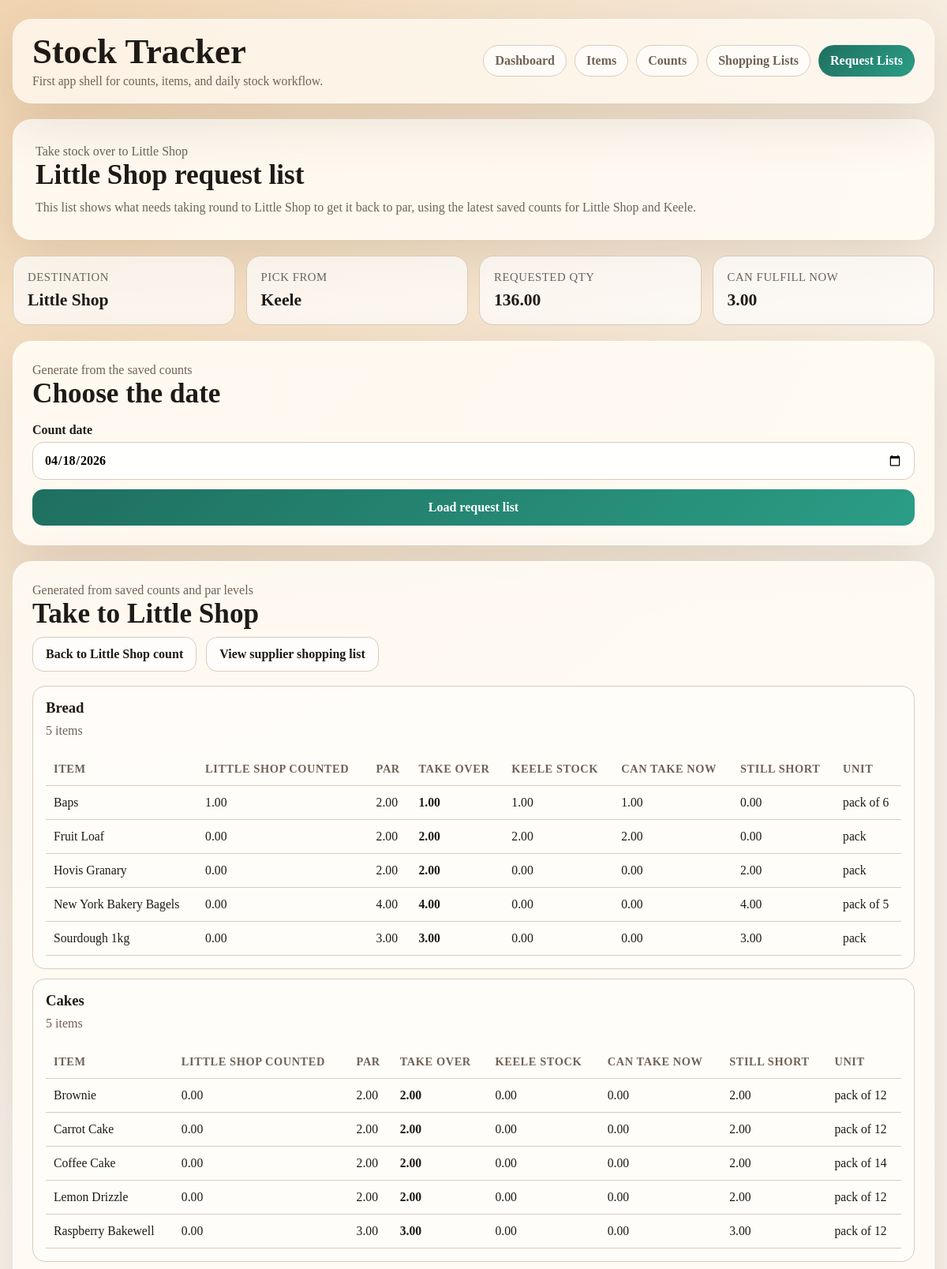
/request-lists (upper part), run on the app's committed database.
### tables this page shows
CREATE TABLE locations (
    id INTEGER PRIMARY KEY AUTOINCREMENT,
    name TEXT NOT NULL UNIQUE
);

CREATE TABLE par_levels (
    id INTEGER PRIMARY KEY AUTOINCREMENT,
    location_id INTEGER NOT NULL, 
    item_id INTEGER NOT NULL,
    par_qty_base REAL NOT NULL, 
    created_at TEXT NOT NULL DEFAULT (datetime('now')),
    UNIQUE(location_id, item_id),
    FOREIGN KEY (location_id) REFERENCES locations(id),
    FOREIGN KEY (item_id) REFERENCES items(id) 
);

CREATE TABLE items (
    id INTEGER PRIMARY KEY AUTOINCREMENT,
    name TEXT NOT NULL UNIQUE,
    category TEXT NOT NULL,
    base_unit TEXT NOT NULL,
    supplier_id INTEGER,
    FOREIGN KEY (supplier_id) REFERENCES suppliers(id)
);

CREATE TABLE stock_count_lines (
    id INTEGER PRIMARY KEY AUTOINCREMENT,
    count_id INTEGER NOT NULL,
    item_id INTEGER NOT NULL,
    counted_qty_base REAL NOT NULL,
    FOREIGN KEY (count_id) REFERENCES stock_counts(id),
    FOREIGN KEY (item_id) REFERENCES items(id)
);

CREATE TABLE item_suppliers (
    id INTEGER PRIMARY KEY AUTOINCREMENT,
    item_id INTEGER NOT NULL,
    supplier_id INTEGER NOT NULL,
    ref_number TEXT NOT NULL DEFAULT '',
    sort_order INTEGER NOT NULL DEFAULT 0,
    UNIQUE(item_id, supplier_id),
    FOREIGN KEY (item_id) REFERENCES items(id) ON DELETE CASCADE,
    FOREIGN KEY (supplier_id) REFERENCES suppliers(id)
);

### src/stock/web.py (the view)
@app.get("/request-lists")
def request_lists():
    location = "Little Shop"
    count_date = request.args.get("date", _today()).strip() or _today()
    source_location = "Keele"
    rows = generate_request_list(location, count_date, source_location)
    return render_template(
        "request_list.html",
        **_build_request_list_context(location, count_date, rows, source_location),
    )

### src/stock/db.py (called while the page is built)
def get_conn():
    conn = sqlite3.connect(DB_PATH)
    conn.row_factory = sqlite3.Row
    conn.execute("PRAGMA foreign_keys = ON;")
    return conn

def _column_exists(conn: sqlite3.Connection, table_name: str, column_name: str) -> bool:
    rows = conn.execute(f"PRAGMA table_info({table_name});").fetchall()
    return any(str(row["name"]) == column_name for row in rows)

def get_item_supplier_summary(item_id: int) -> str:
    with get_conn() as conn:
        rows = conn.execute(
            """
            SELECT s.name, isp.ref_number
            FROM item_suppliers isp
            JOIN suppliers s ON s.id = isp.supplier_id
            WHERE isp.item_id = ?
            ORDER BY isp.sort_order, s.name;
            """,
            (item_id,),
        ).fetchall()
    if not rows:
        return "Unknown"
    labels = []
    for row in rows:
        ref = (row["ref_number"] or "").strip()
        labels.append(f"{row['name']} ({ref})" if ref else str(row["name"]))
    return ", ".join(labels)

def init_db():
    with get_conn() as conn:
        schema = SCHEMA_PATH.read_text()
        conn.executescript(schema)
        _run_schema_migrations(conn)

def get_location_id(name: str) -> int:
    with get_conn() as conn:
        row = conn.execute("SELECT id FROM locations WHERE name = ?;", (name,)).fetchone()
        if row is None:
            raise ValueError(f"Unknown location: {name}")
        return int(row["id"])

def latest_count_qty(location_name: str, item_id: int, as_of_date: str) -> float:
    init_db()
    loc_id = get_location_id(location_name)
    with get_conn() as conn:
        row = conn.execute(
            """
            SELECT scl.counted_qty_base AS qty
            FROM stock_counts sc
            JOIN stock_count_lines scl ON scl.count_id = sc.id
            WHERE sc.location_id = ?
              AND sc.count_date <= ?
              AND scl.item_id = ?
            ORDER BY sc.count_date DESC, sc.created_at DESC
            LIMIT 1;
            """,
            (loc_id, as_of_date, item_id),
        ).fetchone()
    return float(row["qty"]) if row is not None else 0.0

### src/stock/web.py (called while the page is built)
def _today() -> str:
    timezone_name = os.environ.get("STOCK_TIMEZONE", "Europe/London")
    try:
        return datetime.now(ZoneInfo(timezone_name)).date().isoformat()
    except ZoneInfoNotFoundError:
        return datetime.now().date().isoformat()

### templates/request_list.html (shortened to what this page needs)
{% extends "base.html" %}
{% block content %}
  <section class="hero">
    <p class="eyebrow">Take stock over to Little Shop</p>
    <h2>Little Shop request list</h2>
    <p>
      This list shows what needs taking round to Little Shop to get it back to par,
      using the latest saved counts for Little Shop and Keele.
    </p>
  </section>
  <section class="metrics">
    <article class="metric">
      <div class="metric-label">Destination</div>
      <div class="metric-value" style="font-size: 1.35rem;">Little Shop</div>
    </article>
    <article class="metric">
      <div class="metric-label">Pick from</div>
      <div class="metric-value" style="font-size: 1.35rem;">{{ source_location }}</div>
    </article>
    <article class="metric">
      <div class="metric-label">Requested qty</div>
      <div class="metric-value" style="font-size: 1.35rem;">{{ '%.2f'|format(total_request_qty) }}</div>
    </article>
    <article class="metric">
      <div class="metric-label">Can fulfill now</div>
      <div class="metric-value" style="font-size: 1.35rem;">{{ '%.2f'|format(total_fulfill_qty) }}</div>
    </article>
  </section>
  <section class="panel">
    <p class="eyebrow">Generate from the saved counts</p>
    <h2>Choose the date</h2>
    <form method="get" action="/request-lists" class="form-grid">
      <label for="date">
        Count date
        <input id="date" name="date" type="date" value="{{ count_date }}" required>
      </label>
      <button type="submit">Load request list</button>
    </form>
  </section>
  <section class="panel">
    <p class="eyebrow">Generated from saved counts and par levels</p>
    <h2>Take to Little Shop</h2>
    <div class="actions-row" style="margin-top:0;">
      <a class="button-link" href="/counts?location=Little+Shop&date={{ count_date }}">Back to Little Shop count</a>
      <a class="button-link" href="/shopping-lists?date={{ count_date }}">View supplier shopping list</a>
    </div>
    {% if grouped_rows %}
      <div class="category-list">
        {% for category, rows in grouped_rows.items() %}
          <article class="category-card">
            <h3 style="margin:0 0 6px;">{{ category }}</h3>
            <p class="eyebrow">{{ rows|length }} item{% if rows|length != 1 %}s{% endif %}</p>
            <table>
              <thead>
                <tr>
                  <th>Item</th>
                  <th>Little Shop counted</th>
                  <th>Par</th>
                  <th>Take over</th>
                  <th>{{ source_location }} stock</th>
                  <th>Can take now</th>
                  <th>Still short</th>
                  <th>Unit</th>
                </tr>
              </thead>
              <tbody>
                {% for row in rows %}
                  <tr>
                    <td>{{ row["name"] }}</td>
                    <td>{{ '%.2f'|format(row["counted_qty"]) }}</td>
                    <td>{{ '%.2f'|format(row["par_qty"]) }}</td>
                    <td><strong>{{ '%.2f'|format(row["request_qty"]) }}</strong></td>
                    <td>{{ '%.2f'|format(row["source_available_qty"]) }}</td>
                    <td>{{ '%.2f'|format(row["fulfill_qty"]) }}</td>
                    <td>{{ '%.2f'|format(row["source_shortfall"]) }}</td>
                    <td>{{ row["base_unit"] }}</td>
                  </tr>
                {% endfor %}
              </tbody>
            </table>
          </article>
        {% endfor %}
      </div>
    {% else %}
      <div class="empty-state">
        Little Shop is already at par for this date, or the saved counts are missing.
      </div>
    {% endif %}
  </section>
{% endblock %}

### templates/base.html (style rules this page uses)
:root { --bg: #f4efe7; --panel: rgba(255, 251, 244, 0.92); --ink: #1f1a16; --muted: #6f6255; --line: #d9cbbb; --accent: #1f6f5f; --accent-soft: #d8efe8; --warn: #fff0df; --danger: #a93b24; --success: #176646; --shadow: 0 24px 70px rgba(70, 51, 31, 0.12); }
* { box-sizing: border-box; }
body { margin: 0; color: var(--ink); background: radial-gradient(circle at top left, rgba(235, 183, 117, 0.5) 0, transparent 28%), radial-gradient(circle at bottom right, rgba(62, 145, 123, 0.18) 0, transparent 24%), linear-gradient(180deg, #f8f3ec 0%, var(--bg) 100%); font-family: Georgia, "Times New Roman", serif; min-height: 100vh; }
a { color: inherit; }
.hero, .panel { background: var(--panel); border: 1px solid rgba(255,255,255,0.58); border-radius: 24px; box-shadow: var(--shadow); }
.hero { padding: 28px; }
.hero h2, .panel h2 { margin: 0 0 10px; font-size: clamp(1.5rem, 3vw, 2.2rem); line-height: 1.05; }
.hero p, .panel p { margin: 0; color: var(--muted); font-size: 1rem; line-height: 1.5; }
.metrics { display: grid; grid-template-columns: repeat(auto-fit, minmax(180px, 1fr)); gap: 14px; }
.metric { padding: 18px; border-radius: 18px; background: rgba(255,255,255,0.7); border: 1px solid var(--line); }
.metric-label { color: var(--muted); font-size: 0.92rem; text-transform: uppercase; letter-spacing: 0.04em; }
.metric-value { margin-top: 8px; font-size: 2rem; font-weight: 700; }
.panel { padding: 24px; }
.form-grid { display: grid; gap: 12px; margin-top: 18px; }
label { display: grid; gap: 6px; font-weight: 700; color: var(--ink); }
input, select, button { width: 100%; font: inherit; border-radius: 14px; }
input, select { padding: 13px 14px; border: 1px solid var(--line); background: rgba(255,255,255,0.95); }
button { padding: 14px 16px; border: 0; color: white; font-weight: 700; cursor: pointer; background: linear-gradient(135deg, var(--accent), #2b9d86); }
.history-list, .category-list, .actions-row { display: grid; gap: 12px; margin-top: 18px; }
.actions-row { grid-template-columns: repeat(auto-fit, minmax(180px, max-content)); align-items: center; }
.history-item, .category-card { padding: 16px; border-radius: 16px; border: 1px solid var(--line); background: rgba(255,255,255,0.62); }
.history-meta, .eyebrow { color: var(--muted); font-size: 0.95rem; }
table { width: 100%; border-collapse: collapse; margin-top: 16px; font-size: 0.98rem; }
th, td { text-align: left; padding: 12px 10px; border-bottom: 1px solid var(--line); vertical-align: top; }
th { color: var(--muted); font-size: 0.9rem; text-transform: uppercase; letter-spacing: 0.04em; }
.button-link { display: inline-block; text-decoration: none; padding: 12px 16px; border-radius: 14px; font-weight: 700; border: 1px solid var(--line); background: rgba(255,255,255,0.78); }

### data on the page
locations: name "Keele"
par_levels: category "Bread", rows "5", source_location "KEELE", par_qty "2.00", request_qty "1.00" "2.00", fulfill_qty "1.00" "2.00", source_shortfall "0.00" "0.00"
items: name "Baps", base_unit "pack of 6"
stock_count_lines: counted_qty "1.00"
stock_count_lines: source_available_qty "1.00"
items: name "Fruit Loaf", base_unit "pack"
stock_count_lines: counted_qty "0.00"
par_levels: par_qty "2.00"
stock_count_lines: source_available_qty "2.00"
par_levels: name "Hovis Granary", counted_qty "0.00", par_qty "2.00", request_qty "2.00", source_available_qty "0.00", fulfill_qty "0.00", source_shortfall "2.00", base_unit "pack"
par_levels: name "New York Bakery Bagels", counted_qty "0.00", par_qty "4.00", request_qty "4.00", source_available_qty "0.00", fulfill_qty "0.00", source_shortfall "4.00", base_unit "pack of 5"
item_suppliers: name "Sourdough 1kg", counted_qty "0.00", request_qty "3.00", source_available_qty "0.00", fulfill_qty "0.00", source_shortfall "3.00", base_unit "pack", name "Raspberry Bakewell", base_unit "pack of 12"
par_levels: par_qty "3.00"
par_levels: category "Cakes", rows "5", source_location "KEELE", counted_qty "0.00" "0.00" "0.00" "0.00", par_qty "2.00", request_qty "2.00" "2.00" "2.00" "2.00", source_available_qty "0.00" "0.00" "0.00" "0.00", fulfill_qty "0.00" "0.00" "0.00" "0.00", source_shortfall "2.00" "2.00" "2.00" "2.00"
items: name "Brownie", base_unit "pack of 12"
items: name "Carrot Cake", base_unit "pack of 12"
par_levels: par_qty "2.00"
items: name "Coffee Cake", base_unit "pack of 14"
par_levels: par_qty "2.00"
items: name "Lemon Drizzle", base_unit "pack of 12"
par_levels: par_qty "2.00"
par_levels: par_qty "3.00"

### other printed values
{{ '%.2f'|format(total_request_qty) }} "136.00"
{{ '%.2f'|format(total_fulfill_qty) }} "3.00"
